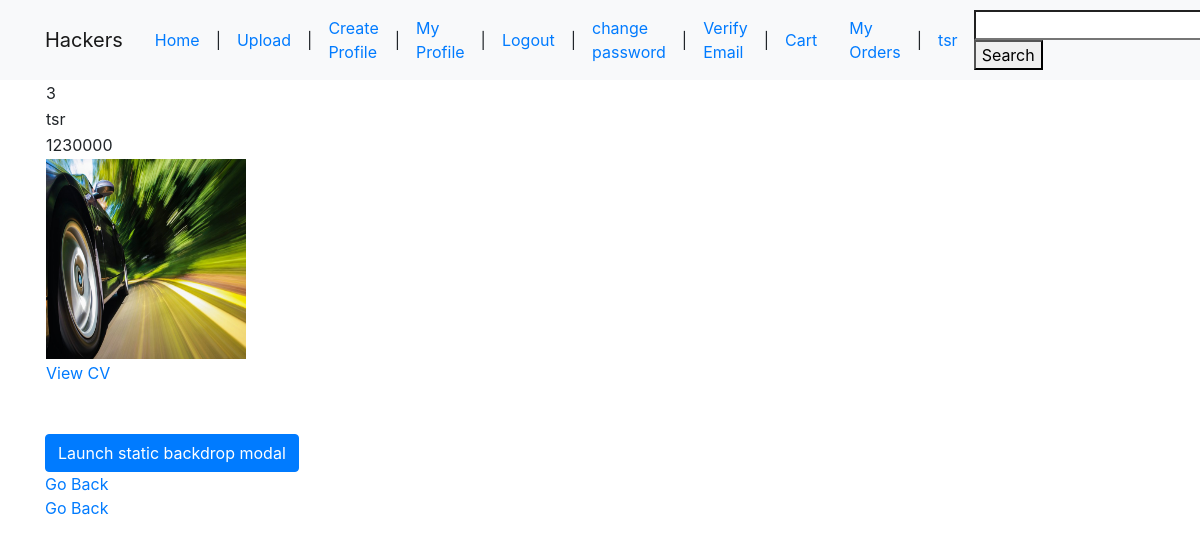
/profile/ (signed in), run on the app's committed database.
### UserManagement/models.py (models this page shows, shortened)
class Profile(models.Model):
    contact_no = models.CharField(max_length=20)
    mobile_no = models.CharField(max_length=20)
    pro_pic = models.ImageField(upload_to='users/pro_pics', blank=True, null=True)
    portfolio_url = models.URLField(blank=True, null=True)
    cv = models.FileField(upload_to='users/cv', blank=True, null=True)
    user = models.ForeignKey(User, default=None, on_delete=models.CASCADE)
    status = models.CharField(max_length=10, blank=True, null=True, default='False')

### UserManagement/views.py (the view)
# urls.py: path('profile/', user_views.show_profile, name='show_profile'),
@login_required
def show_profile(request):
    try:
        profile = Profile.objects.get(user=request.user)
    except Profile.DoesNotExist:
        profile = "Please complete your profile to view"
    context ={
        'profile' : profile
    }
    return render(request, 'UserManagement/show_profile.html', context)

### templates/UserManagement/show_profile.html
{% extends 'base2.html'%}
{% block content %}
    <table>
        <tr><td>{{ profile.id }}</td></tr>
        <tr><td>{{ profile.user.username }}</td></tr>
        <tr><td>{{ profile.contact_no }}</td></tr>
        <tr><td><img src="{{ profile.pro_pic.url }}" height="200" width="200"></td></tr>
       <tr><td> <a href="{{ profile.cv.url }}">View CV</a></td></tr>
    </table>
{% endblock content %}

### templates/base2.html (shortened to what this page needs)
<!doctype html>
<html lang="en">
  <head>
    <link rel="stylesheet" href="https://stackpath.bootstrapcdn.com/bootstrap/4.5.2/css/bootstrap.min.css">
  </head>
  <body>
      <nav class="navbar navbar-expand-lg navbar-light bg-light">
      <div class="container">
          <a class="navbar-brand" href="#">Hackers</a>
          <div class="collapse navbar-collapse" id="navbarSupportedContent">
              <a class="nav-link"  href="{% url 'products_list' %}">Home</a> |
            {% if user.is_authenticated %}
                <a class="nav-link"  href="{% url 'upload_product' %}">Upload</a> |
                <a class="nav-link"  href="{% url 'create_profile' %}">Create Profile</a> |
                <a class="nav-link"  href="{% url 'show_profile' %}">My Profile</a> |
                <a class="nav-link"  href="{% url 'logout' %}">Logout</a> |
                <a class="nav-link"  href="{% url 'password_change' %}">change password</a>  |
                <a class="nav-link"  href="{% url 'email' %}">Verify Email</a>  |
                <a class="nav-link"  href="{% url 'cart' %}">Cart</a>
                <a class="nav-link"  href="{% url 'my-orders' %}">My Orders</a>  |
                <a class="nav-link"  href="{% url 'show_profile' %}">{{ user.username }}</a>
            {% else %}
                <a class="nav-link"  href="{% url 'register' %}">Register</a> |
                <a class="nav-link"  href="{% url 'login' %}">Login</a>
                 <b>Stranger! </b>
            {% endif %}
            <form method="POST" action="{% url 'products_list' %}">
              <input  type="search" name="search">
              <button  type="submit">Search</button>
            </form>
        </div>
      </div>
    </nav>
        <div class="container">
            {% block content %}
            {% endblock content %}
        </div>
      <br><br>
      <div class="container">
            <button type="button" class="btn btn-primary" data-toggle="modal" data-target="#staticBackdrop">
              Launch static backdrop modal
            </button>
          <br>
            <br>
          <a href="javascript:history.back()">Go Back</a>
      </div>
  </body>
</html>

### data on the page
Profile: id "3", user.username "tsr", contact_no "1230000", pro_pic (picture)

### other printed values
{{ user.username }} "tsr"
